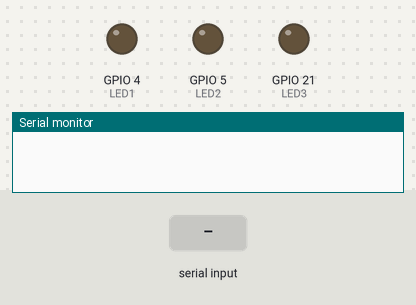
A sketch run on a simulated ESP32. Parts: output pins drawn as LEDs (lit = HIGH), the last lines printed to the serial monitor. The test bench sets the inputs (shaded band). Nothing arrives over Bluetooth unless stated.

Above: at 1.2 s.
1.3 s: "1" received over the second serial link
At 2.5 s:
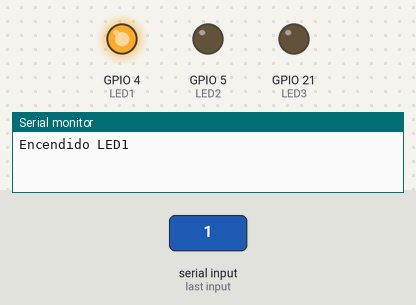
2.8 s: "2" received over the second serial link
At 3.7 s:
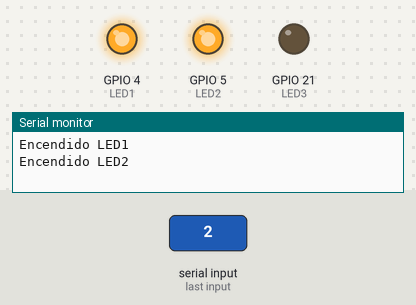
4.3 s: "3" received over the second serial link
At 5.0 s:
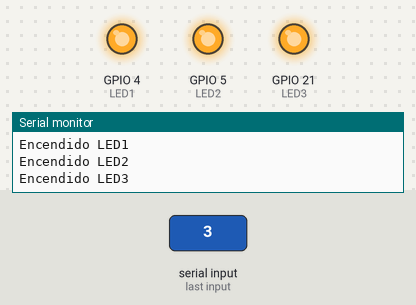
5.8 s: "1" received over the second serial link
At 6.2 s:
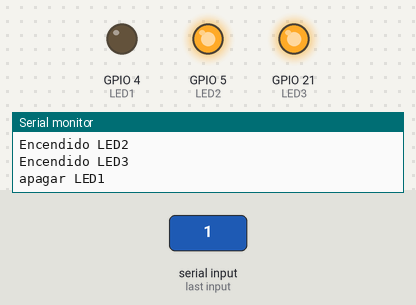
7.3 s: "2" received over the second serial link
At 8.6 s:
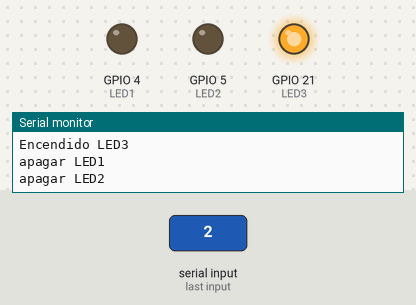
Timing chart, 0 to 9.8 s (numbered marks = the images above; inputs shaded):
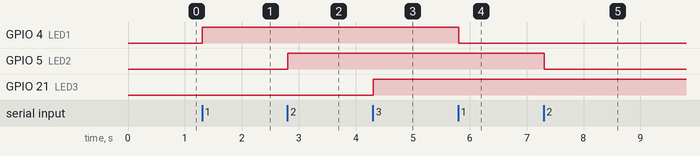

The sketch:

P4A1-BT_3LED.ino
```cpp
#include "BluetoothSerial.h"
BluetoothSerial SerialBT;
char dato;
// Definir pines para los LEDs
#define LED1  4
#define LED2  5
#define LED3  21


void setup() {
  Serial.begin(115200);
  SerialBT.begin("MingyarEsp32"); // nombre del dispositivo Bluetooth
  pinMode(LED1, OUTPUT);
  pinMode(LED2, OUTPUT);
  pinMode(LED3, OUTPUT);


}


void loop() {
  if (SerialBT.available()) {
    dato = SerialBT.read();

    if (dato == '1'){
      if(digitalRead(LED1)==HIGH)
      {
        digitalWrite(LED1, LOW);
        Serial.println("apagar LED1");
        SerialBT.println("LED1 apagado");
      }else
      {
        digitalWrite(LED1, HIGH);
        Serial.println("Encendido LED1");
        SerialBT.println("LED1 Encendido");
      }
    }

    if (dato == '2'){
      if(digitalRead(LED2)==HIGH)
      {
        digitalWrite(LED2, LOW);
        Serial.println("apagar LED2");
        SerialBT.println("LED2 apagado");
      }else
      {
        digitalWrite(LED2, HIGH);
        Serial.println("Encendido LED2");
        SerialBT.println("LED2 Encendido");
      }
    }
    if (dato == '3'){
      if(digitalRead(LED3)==HIGH)
      {
        digitalWrite(LED3, LOW);
        Serial.println("apagar LED3");
        SerialBT.println("LED3 apagado");
      }else
      {
        digitalWrite(LED3, HIGH);
        Serial.println("Encendido LED3");
        SerialBT.println("LED3 Encendido");
      }
    }


    if (dato == '4'){
      digitalWrite(LED1, LOW);
      digitalWrite(LED2, LOW);
      digitalWrite(LED3, LOW);
      Serial.println("Apagados todos los LEDs");
      SerialBT.println("Todos los LEDs Apagados");
    }
  }
  delay(100);
}
```

Measured:
- after the input at 1.3 s, GPIO 4 (LED1): LOW → HIGH at once
- after the input at 2.8 s, GPIO 5 (LED2): LOW → HIGH at once
- after the input at 4.3 s, GPIO 21 (LED3): LOW → HIGH at once
- after the input at 5.8 s, GPIO 4 (LED1): HIGH → LOW at once
- after the input at 7.3 s, GPIO 5 (LED2): HIGH → LOW at once
